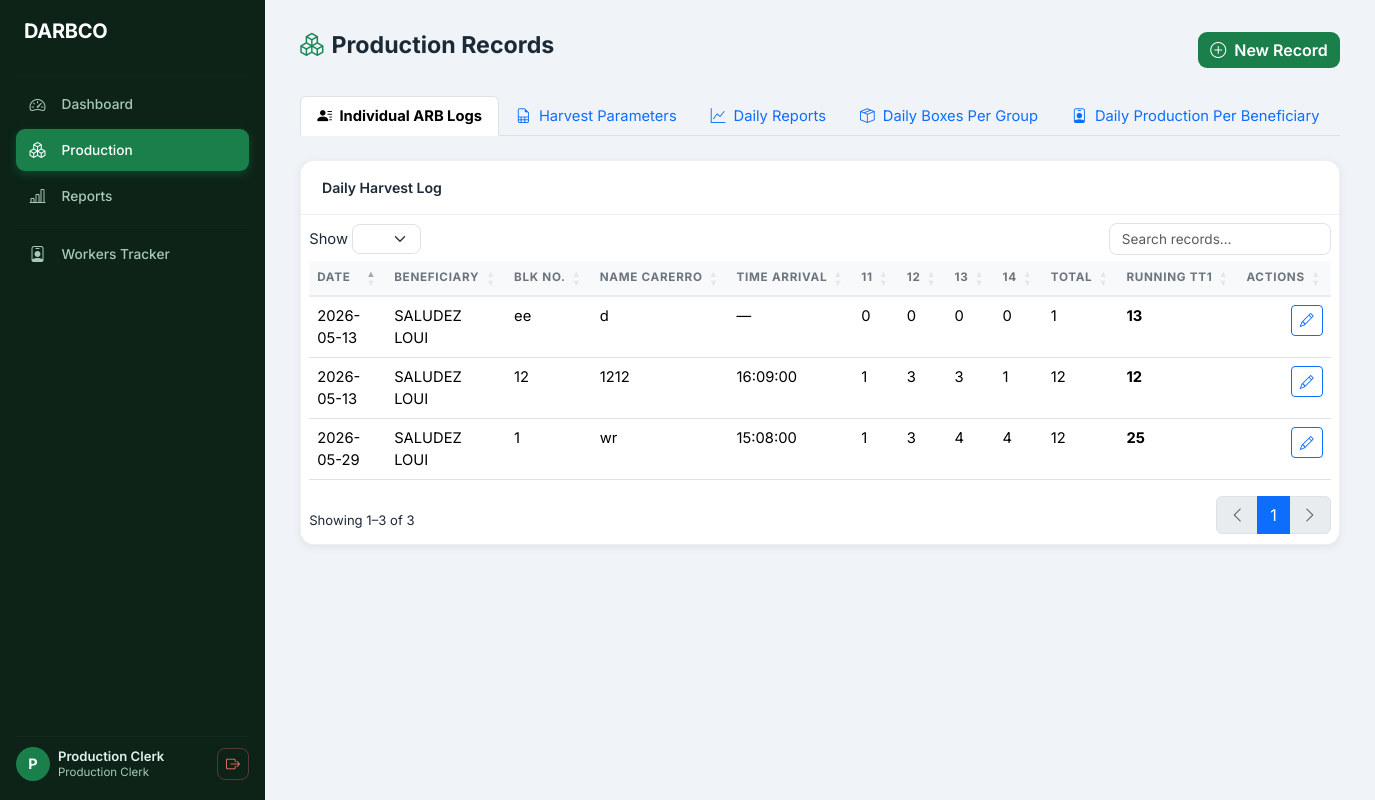
/index.php?page=production (signed in), run on the app's committed database.
### tables this page shows
CREATE TABLE `production_data` (
  `production_id` int unsigned NOT NULL AUTO_INCREMENT,
  `worker_id` int unsigned DEFAULT NULL,
  `beneficiary_name` varchar(255) DEFAULT NULL,
  `harvest_date` date NOT NULL,
  `boxes_produced` int unsigned NOT NULL DEFAULT '0',
  `stems_cut` int unsigned NOT NULL DEFAULT '0' COMMENT 'Total stems cut by this ARB on this day',
  `hands` int unsigned DEFAULT '0',
  `small_hands` int unsigned DEFAULT '0',
  `class_a_fp` int unsigned DEFAULT '0',
  `class_b_h` int unsigned DEFAULT '0',
  `class_b_id` int unsigned DEFAULT '0',
  `class_b_cl_b` int unsigned DEFAULT '0',
  `group_number` tinyint unsigned DEFAULT NULL COMMENT 'Packing group: 1 = Group 1, 3 = Group 3',
  `block_number` varchar(20) DEFAULT NULL,
  `carrier_name` varchar(100) DEFAULT NULL,
  `arrival_time` time DEFAULT NULL,
  `first_box_out` time DEFAULT NULL,
  `last_box_out` time DEFAULT NULL,
  `week_number` varchar(10) DEFAULT NULL,
  `cycle_code` varchar(30) DEFAULT NULL,
  `field_location` varchar(200) DEFAULT NULL,
  `notes` text,
  `recorded_by` int unsigned NOT NULL,
  `created_at` timestamp NOT NULL DEFAULT CURRENT_TIMESTAMP,
  `updated_at` timestamp NOT NULL DEFAULT CURRENT_TIMESTAMP ON UPDATE CURRENT_TIMESTAMP,
  PRIMARY KEY (`production_id`),
  KEY `fk_production_recorder` (`recorded_by`),
  KEY `idx_production_date` (`harvest_date`),
  KEY `idx_production_worker` (`worker_id`),
  KEY `idx_production_boxes` (`boxes_produced`),
  KEY `idx_prod_week` (`week_number`),
  KEY `idx_prod_cycle` (`cycle_code`),
  CONSTRAINT `fk_production_recorder` FOREIGN KEY (`recorded_by`) REFERENCES `users` (`user_id`) ON UPDATE CASCADE,
  CONSTRAINT `fk_production_worker` FOREIGN KEY (`worker_id`) REFERENCES `workers` (`worker_id`) ON DELETE RESTRICT ON UPDATE CASCADE
);

### config/db.php (called while the page is built, shortened)
<?php
class Database
{
    private static ?PDO $instance = null;
    public static function getInstance(): PDO
    {
        if (self::$instance === null) {
            $envFile = dirname(__DIR__) . '/.env';
            $env = [];
            $host    = $env['DB_HOST']    ?? 'localhost';
            $port    = $env['DB_PORT']    ?? '3306';
            $dbname  = $env['DB_NAME']    ?? 'darbco_system';
            $user    = $env['DB_USER']    ?? 'root';
            $pass    = $env['DB_PASS']    ?? '123456789';
            $charset = $env['DB_CHARSET'] ?? 'utf8mb4';
            $dsn = sprintf(
                'mysql:host=%s;port=%s;dbname=%s;charset=%s',
                $host,
                $port,
                $dbname,
                $charset
            );
            $options = [
                PDO::ATTR_ERRMODE            => PDO::ERRMODE_EXCEPTION,
                PDO::ATTR_DEFAULT_FETCH_MODE => PDO::FETCH_ASSOC,
                PDO::ATTR_EMULATE_PREPARES   => false,
                PDO::ATTR_PERSISTENT         => false,
                PDO::MYSQL_ATTR_INIT_COMMAND => "SET NAMES {$charset} COLLATE {$charset}_unicode_ci",
            ];
            try {
                self::$instance = new PDO($dsn, $user, $pass, $options);
            } catch (PDOException $e) {
                error_log('[DARBCO DB ERROR] ' . $e->getMessage());
                throw new RuntimeException(
                    'Database connection failed. Please contact the system administrator.',
                    (int) $e->getCode(),
                    $e
                );
            }
        }
        return self::$instance;
    }
}

### models/Production.php (called while the page is built, shortened)
<?php
class Production
{
    private PDO $db;
    public function __construct()
    {
        $this->db = Database::getInstance();
    }
    public function getAll(): array
    {
        $stmt = $this->db->query(
            'SELECT p.*, u.full_name AS recorded_by_name,
                    COALESCE(w.sub_code, \'—\') AS sub_code,
                    COALESCE(p.beneficiary_name, CONCAT(w.first_name, \' \', COALESCE(w.last_name, \'\'))) AS worker_name,
                    sd.stem_11, sd.stem_12, sd.stem_13, sd.stem_14,
                    SUM(p.stems_cut) OVER (PARTITION BY p.worker_id ORDER BY p.harvest_date ASC, p.production_id ASC ROWS UNBOUNDED PRECEDING) AS running_total
               FROM production_data p
               JOIN users u ON u.user_id = p.recorded_by
               LEFT JOIN workers w ON w.worker_id = p.worker_id
               LEFT JOIN (
                   SELECT production_id,
                          SUM(CASE WHEN `row_number` = 11 THEN stem_count ELSE 0 END) AS stem_11,
                          SUM(CASE WHEN `row_number` = 12 THEN stem_count ELSE 0 END) AS stem_12,
                          SUM(CASE WHEN `row_number` = 13 THEN stem_count ELSE 0 END) AS stem_13,
                          SUM(CASE WHEN `row_number` = 14 THEN stem_count ELSE 0 END) AS stem_14
                     FROM production_stem_details
                    GROUP BY production_id
               ) sd ON sd.production_id = p.production_id
              ORDER BY p.harvest_date DESC, p.created_at DESC'
        );
        return $stmt->fetchAll();
    }
}

### views/production/index.php (the view, shortened to what this page needs)
<?php
require_once VIEW_PATH . 'layout/header.php';
?>
<div class="app-shell">
<?php require_once VIEW_PATH . 'layout/sidebar.php'; ?>
<main class="main-content">
    <div class="page-header">
        <div>
            <h1><i class="bi bi-boxes me-2 text-success"></i>Production Records</h1>
        </div>
        <?php if ($role === ROLE_PRODUCTION): ?>
        <button class="btn btn-darbco" data-bs-toggle="modal" data-bs-target="#addProductionModal" id="addProductionBtn">
            <i class="bi bi-plus-circle me-2"></i>New Record
        </button>
        <?php endif; ?>
    </div>
    <ul class="nav nav-tabs mb-4">
        <li class="nav-item">
            <a class="nav-link <?= !isset($_GET['tab']) || $_GET['tab'] === 'daily_log' ? 'active fw-bold' : '' ?>" href="index.php?page=production&tab=daily_log">
                <i class="bi bi-person-lines-fill me-1"></i> Individual ARB Logs
            </a>
        </li>
        <li class="nav-item">
            <a class="nav-link <?= isset($_GET['tab']) && $_GET['tab'] === 'harvest_parameters' ? 'active fw-bold' : '' ?>" href="index.php?page=production&tab=harvest_parameters">
                <i class="bi bi-file-earmark-spreadsheet me-1"></i> Harvest Parameters
            </a>
        </li>
        <li class="nav-item">
            <a class="nav-link <?= isset($_GET['tab']) && $_GET['tab'] === 'daily_reports' ? 'active fw-bold' : '' ?>" href="index.php?page=production&tab=daily_reports">
                <i class="bi bi-graph-up me-1"></i> Daily Reports
            </a>
        </li>
        <li class="nav-item">
            <a class="nav-link <?= isset($_GET['tab']) && $_GET['tab'] === 'daily_boxes_per_group' ? 'active fw-bold' : '' ?>" href="index.php?page=production&tab=daily_boxes_per_group">
                <i class="bi bi-box-seam me-1"></i> Daily Boxes Per Group
            </a>
        </li>
        <li class="nav-item">
            <a class="nav-link <?= isset($_GET['tab']) && $_GET['tab'] === 'daily_production_per_beneficiary' ? 'active fw-bold' : '' ?>" href="index.php?page=production&tab=daily_production_per_beneficiary">
                <i class="bi bi-person-badge me-1"></i> Daily Production Per Beneficiary
            </a>
        </li>
    </ul>
    <div class="table-card">
        <div class="card-header">Daily Harvest Log</div>
        <div class="table-responsive p-2">
            <table class="table table-hover darbco-table w-100" id="productionTable">
                <thead>
                    <tr>
                        <th>Date</th>
                        <th>BENEFICIARY</th>
                        <th>Blk No.</th>
                        <th>Name Carerro</th>
                        <th>Time Arrival</th>
                        <th>11</th>
                        <th>12</th>
                        <th>13</th>
                        <th>14</th>
                        <th>Total</th>
                        <th>Running tt1</th>
                        <th class="text-end">Actions</th>
                    </tr>
                </thead>
                <tbody>
                <?php foreach ($records as $r): ?>
                    <tr>
                        <td><?= htmlspecialchars($r['harvest_date']) ?></td>
                        <td><?= htmlspecialchars($r['worker_name']) ?></td>
                        <td><?= htmlspecialchars($r['block_number'] ?? '—') ?></td>
                        <td><?= htmlspecialchars($r['carrier_name'] ?? '—') ?></td>
                        <td><?= htmlspecialchars($r['arrival_time'] ?? '—') ?></td>
                        <td><?= number_format((int)($r['stem_11'] ?? 0)) ?></td>
                        <td><?= number_format((int)($r['stem_12'] ?? 0)) ?></td>
                        <td><?= number_format((int)($r['stem_13'] ?? 0)) ?></td>
                        <td><?= number_format((int)($r['stem_14'] ?? 0)) ?></td>
                        <td><?= number_format((int)($r['stems_cut'] ?? 0)) ?></td>
                        <td><strong><?= number_format((int)($r['running_total'] ?? 0)) ?></strong></td>
                        <td class="text-end">
                            <?php if ($role === ROLE_PRODUCTION): ?>
                                    <button class="btn btn-sm btn-outline-primary btn-edit-prod"
                                            data-bs-toggle="modal" data-bs-target="#editProductionModal"
                                            data-id="<?= $r['production_id'] ?>"
                                            data-date="<?= htmlspecialchars($r['harvest_date']) ?>"
                                            data-beneficiary="<?= htmlspecialchars($r['worker_name']) ?>"
                                    data-boxes="<?= $r['boxes_produced'] ?>"
                                    data-stems="<?= $r['stems_cut'] ?? 0 ?>"
                                    data-group="<?= $r['group_number'] ?? '' ?>"
                                    data-block="<?= htmlspecialchars($r['block_number'] ?? '') ?>"
                                    data-carrier="<?= htmlspecialchars($r['carrier_name'] ?? '') ?>"
                                    data-arrival="<?= $r['arrival_time'] ?? '' ?>"
                                    data-fbo="<?= $r['first_box_out'] ?? '' ?>"
                                    data-lbo="<?= $r['last_box_out'] ?? '' ?>"
                                    data-week="<?= htmlspecialchars($r['week_number'] ?? '') ?>"
                                    data-cycle="<?= htmlspecialchars($r['cycle_code'] ?? '') ?>"
                                    data-loc="<?= htmlspecialchars($r['field_location'] ?? '') ?>"
                                    data-notes="<?= htmlspecialchars($r['notes'] ?? '') ?>"
                                    data-hands="<?= $r['hands'] ?? 0 ?>"
                                    data-small-hands="<?= $r['small_hands'] ?? 0 ?>"
                                    data-class-a-fp="<?= $r['class_a_fp'] ?? 0 ?>"
                                    data-class-b-h="<?= $r['class_b_h'] ?? 0 ?>"
                                    data-class-b-id="<?= $r['class_b_id'] ?? 0 ?>"
                                    data-class-b-cl-b="<?= $r['class_b_cl_b'] ?? 0 ?>">
                                <i class="bi bi-pencil"></i>
                            </button>
                            <?php endif; ?>
                        </td>
                    </tr>
                <?php endforeach; ?>
                </tbody>
            </table>
        </div>
    </div>
</main>
</div>
<?php require_once VIEW_PATH . 'layout/footer.php'; ?>

### assets/css/main.css (style rules this page uses)
:root { --darbco-green: #1a7f4b; --darbco-green-dark: #145c36; --darbco-green-800: #0f4529; --darbco-green-light: #e8f5ee; --darbco-yellow: #f5a623; --darbco-yellow-bg: #fff8ec; --sidebar-width: 265px; --sidebar-bg: #0d2318; --sidebar-text: #a8c9b8; --sidebar-active-bg: #1a7f4b; --sidebar-hover-bg: #162e1f; --topbar-h: 52px; --card-radius: 14px; --shadow-sm: 0 2px 8px rgba(0,0,0,.07); --shadow-md: 0 6px 24px rgba(0,0,0,.11); --transition: .2s ease; }
*, *::before, *::after { box-sizing: border-box; }
body { font-family: 'Inter', system-ui, sans-serif; background: #f0f3f7; color: #1c2a38; margin: 0; font-size: .92rem; }
.app-shell { display: flex; min-height: 100vh; }
.main-content { margin-left: var(--sidebar-width); flex: 1; padding: 2rem 2.2rem; min-height: 100vh; }
.page-header { display: flex; align-items: flex-start; justify-content: space-between; flex-wrap: wrap; gap: .75rem; margin-bottom: 1.75rem; }
.page-header h1 { font-size: 1.45rem; font-weight: 700; margin: 0; line-height: 1.2; }
.card-header { background: #fff; border-bottom: 1px solid rgba(0,0,0,.07); padding: .9rem 1.3rem; font-weight: 600; font-size: .88rem; }
.table-card { background: #fff; border-radius: var(--card-radius); box-shadow: var(--shadow-sm); overflow: hidden; border: 1px solid rgba(0,0,0,.06); }
.table-card .card-header { background: #fff; border-bottom: 1px solid #eef0f3; padding: 1rem 1.3rem; font-weight: 600; }
table.table thead th { background: #f8f9fb; font-size: .73rem; font-weight: 700; text-transform: uppercase; letter-spacing: .06em; color: #6c757d; border-bottom: 2px solid #e9ecef !important; white-space: nowrap; }
.btn-darbco { background: var(--darbco-green); color: #fff; border: none; font-weight: 600; border-radius: 9px; transition: background var(--transition), box-shadow var(--transition), transform var(--transition); }

### data on the page
production_data: harvest_date "2026-05-29", worker_name "SALUDEZ LOUI", block_number "1", carrier_name "wr", arrival_time "15:08:00", stem_11 "1", stem_12 "3", stem_13 "4", stem_14 "4", stems_cut "12", running_total "25"
production_data: harvest_date "2026-05-13", worker_name "SALUDEZ LOUI", block_number "ee", carrier_name "d", arrival_time "—", stem_11 "0", stem_12 "0", stem_13 "0", stem_14 "0", stems_cut "1", running_total "13"
production_data: harvest_date "2026-05-13", worker_name "SALUDEZ LOUI", block_number "12", carrier_name "1212", arrival_time "16:09:00", stem_11 "1", stem_12 "3", stem_13 "3", stem_14 "1", stems_cut "12", running_total "12"

### other printed values
substr($_SESSION[SESS_FULL_NAME] ?? 'U', 0, 1) "P"
$_SESSION[SESS_FULL_NAME] "Production Clerk"
str_replace('_', ' ', $role) "Production Clerk"
